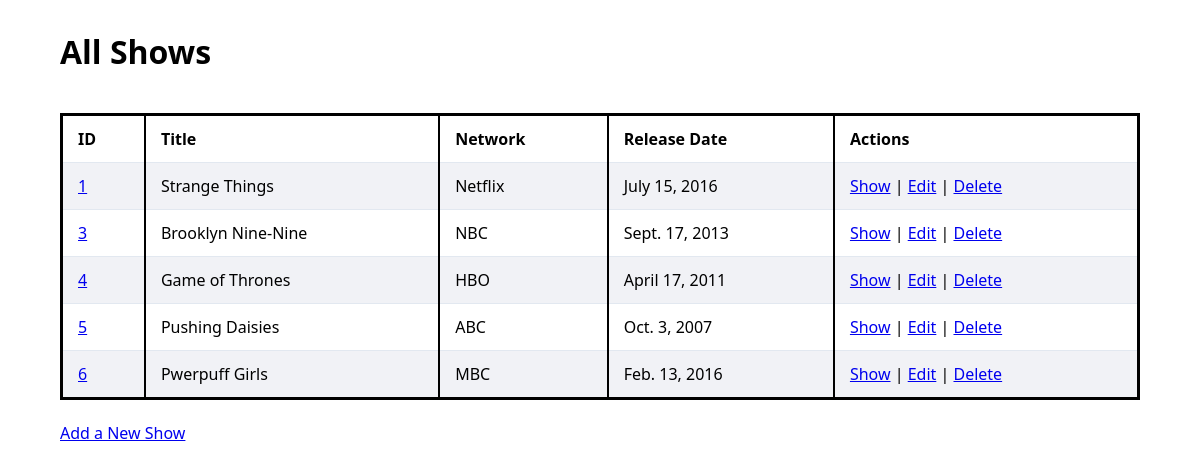
The app's page /shows, older data.
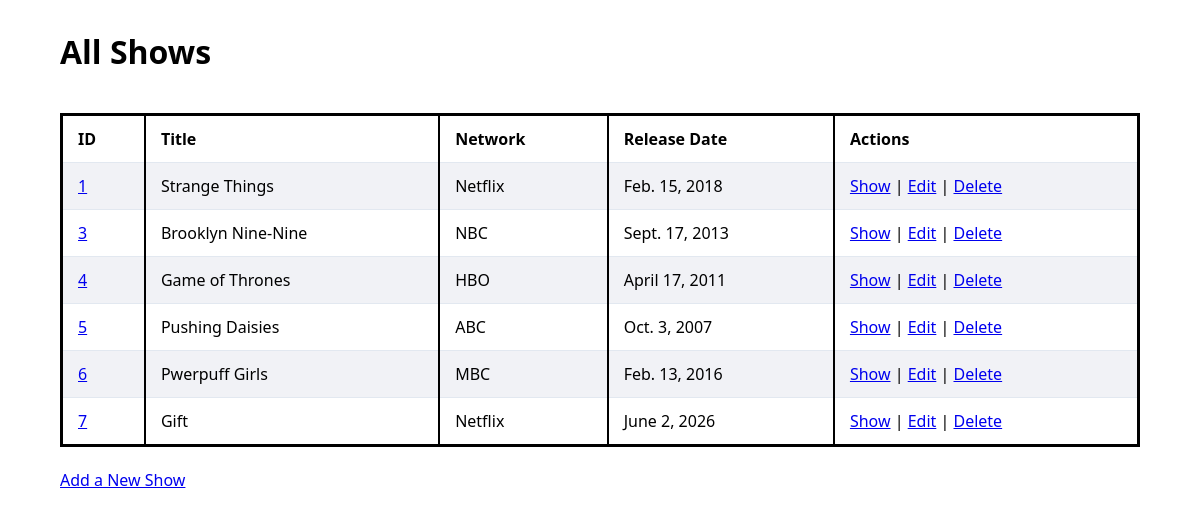
The same page, newer data.
### shows_app/models.py (models this page shows)
class Show(models.Model):
    title = models.CharField(max_length=255)
    network = models.CharField(max_length=45)
    release_date = models.DateField()
    description = models.TextField(blank=True, null=True)
    created_at = models.DateTimeField(auto_now_add=True)
    updated_at = models.DateTimeField(auto_now=True)
    objects = ShowManager()

### shows_app/views.py (the view)
# urls.py: path('shows', views.index),
def index(request):
    context = {
        'shows': Show.objects.all()
    }
    return render(request, 'all_show.html', context)

### shows_app/templates/all_show.html (shortened to what this page needs)
<!DOCTYPE html>
<html lang="en">
<head>
    {% load static %}
    <link rel="stylesheet" href="{% static 'style.css' %}">
</head>
<body class="container">
    <h1>All Shows</h1>
    <table>
        <thead>
            <tr>
                <th>ID</th>
                <th>Title</th>
                <th>Network</th>
                <th>Release Date</th>
                <th>Actions</th>
            </tr>
        </thead>
        <tbody>
            {% for show in shows %}
            <tr>
                <td>
                    <a href="/shows/{{ show.id }}">{{ show.id }}</a>
                </td>
                <td>{{ show.title }}</td>
                <td>{{ show.network }}</td>
                <td>{{ show.release_date }}</td>
                <td>
                    <a href="/shows/{{ show.id }}">Show</a> |
                    <a href="/shows/{{ show.id }}/edit">Edit</a> |
                    <a href="/shows/{{ show.id }}/destroy" >Delete</a>
                </td>
            </tr>
            {% endfor %}
        </tbody>
    </table>
    <br>
    <a href="/shows/new">Add a New Show</a>
</body>
</html>

### shows_app/static/style.css (style rules this page uses)
* { margin: 0; padding: 0; box-sizing: border-box; font-family: 'Segoe UI', Tahoma, Geneva, Verdana, sans-serif; }
.container { width: 90%; margin: 30px auto; }
h1 { margin-bottom: 40px; }
table { width: 100%; border-collapse: collapse; margin-top: 10px; border: 3px solid black; }
th, td { padding: 12px 15px; text-align: left; border-bottom: 1px solid #e2e8f0; border-right: 2px solid black; }
th:last-child, td:last-child { border-right: none; }
tbody tr:nth-child(odd) { background-color: #f1f2f6;; }

Row changes from the older to the newer data that the page shows:
changed Show "Strange Things": release_date "July 15, 2016" → "Feb. 15, 2018"
added Show: id "7", title "Gift", network "Netflix", release_date "June 2, 2026"
